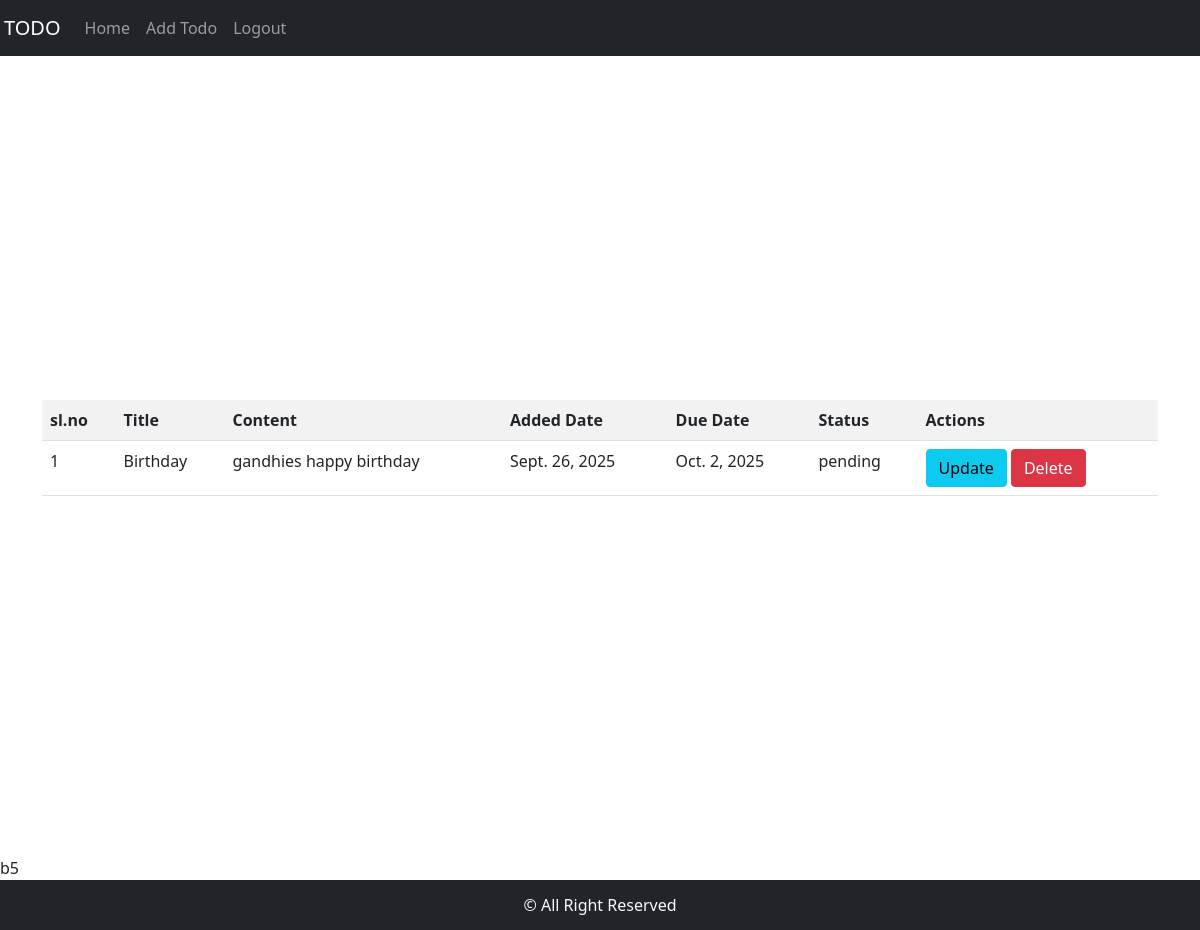
The app's page /home (signed in) with its own data.
### TodoApp/models.py (models this page shows)
class Todo(models.Model):
    user=models.ForeignKey(User,on_delete=models.CASCADE)
    title=models.CharField(max_length=200)
    content=models.TextField()
    added_date=models.DateField(auto_now_add=True)
    due_date=models.DateField()
    options=(
        ("pending","pending"),
        ("completed","completed")
    )
    status=models.CharField(max_length=50,default="pending",choices=options)

### TodoApp/views.py (the view)
# urls.py: path("home",views.HomeView.as_view(),name="home"),
class HomeView(ListView):
    model=Todo
    context_object_name="todo"
    template_name="home.html"
    def get_queryset(self):
        return Todo.objects.filter(user=self.request.user).exclude(status="completed")

### TodoApp/templates/home.html
{% extends 'base.html' %}
{% block content %}
<div class="d-flex flex-column w-100 vh-100 align-items-center justify-content-center">
<div class="container">
    {% if msg %}
    <h2>{{msg}} - You must login first <a href="{% url 'login' %}">here</a></h2>
    {% else %}
    <table class="table table-hover table-striped">
    <tr >
        <th>sl.no</th>
        <th>Title</th>
        <th>Content</th>
        <th>Added Date</th>
        <th>Due Date</th>
        <th>Status</th>
        <th>Actions</th>
    </tr>
    {% for i in todo %}
    <tr>
        <td>{{forloop.counter}}</td>
        <td>{{i.title}}</td>
        <td>{{i.content}}</td>
        <td>{{i.added_date}}</td>
        <td>{{i.due_date}}</td>
        <td>{{i.status}}</td>
        <td>
            <a class="btn btn-info" href="{% url 'update' i.id %}">Update</a>
            <a class="btn btn-danger" href="{% url 'delete' i.id %}">Delete</a>
        </td>
    </tr>
    {% endfor %}
</table>
{% endif %}
</div>
    </div>
{% endblock %}

### records on screen
Todo: title "Birthday", content "gandhies happy birthday", added_date "Sept. 26, 2025", due_date "Oct. 2, 2025", status "pending"
